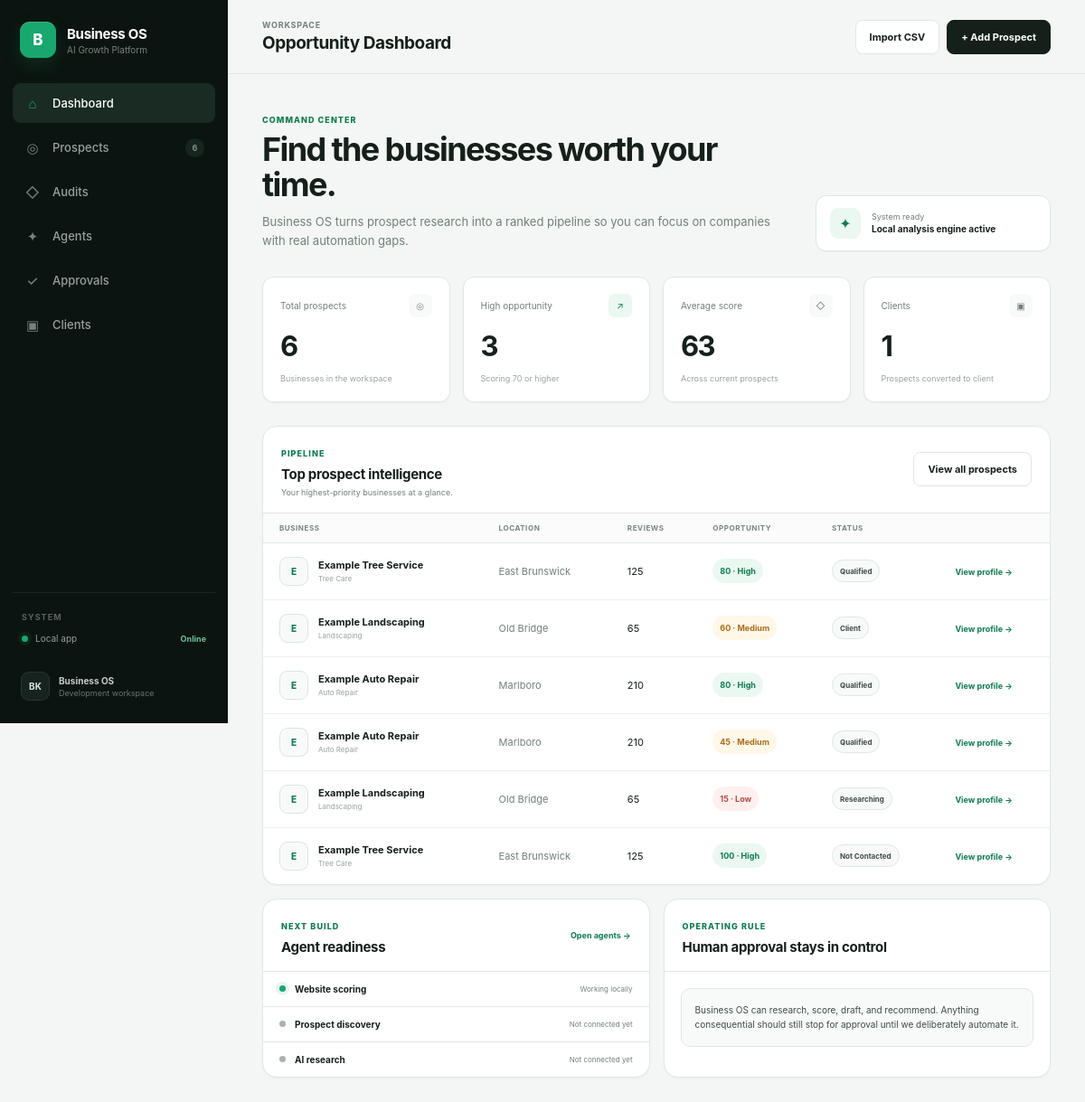
The page / on the database its author committed.
### tables this page shows
CREATE TABLE businesses (
                id INTEGER PRIMARY KEY AUTOINCREMENT,
                name TEXT NOT NULL,
                city TEXT NOT NULL,
                category TEXT NOT NULL DEFAULT 'Local Service Business',
                reviews INTEGER NOT NULL DEFAULT 0,
                rating REAL NOT NULL DEFAULT 0,
                website TEXT DEFAULT '',
                phone TEXT DEFAULT '',
                email TEXT DEFAULT '',
                online_booking INTEGER NOT NULL DEFAULT 0,
                emergency_service INTEGER NOT NULL DEFAULT 0,
                website_chat INTEGER NOT NULL DEFAULT 0,
                estimate_form INTEGER NOT NULL DEFAULT 0,
                status TEXT NOT NULL DEFAULT 'Not Contacted',
                notes TEXT NOT NULL DEFAULT '',
                created_at TEXT NOT NULL
            );

### app.py (the view)
@app.route("/")
def dashboard():
    businesses = all_analyzed_businesses()
    high_count = sum(1 for b in businesses if b["score"] >= 70)
    avg_score = round(sum(b["score"] for b in businesses) / len(businesses)) if businesses else 0
    client_count = sum(1 for b in businesses if b["status"] == "Client")
    return render_template(
        "dashboard.html",
        active_page="dashboard",
        businesses=businesses[:6],
        total=len(businesses),
        high_count=high_count,
        avg_score=avg_score,
        client_count=client_count,
    )

### app.py (called while the page is built)
def get_db():
    connection = sqlite3.connect(DB_PATH)
    connection.row_factory = sqlite3.Row
    return connection

def all_analyzed_businesses():
    with get_db() as db:
        rows = db.execute("SELECT * FROM businesses ORDER BY id DESC").fetchall()
    return [analyze_business(row) for row in rows]

@app.context_processor
def inject_global_counts():
    with get_db() as db:
        prospect_count = db.execute("SELECT COUNT(*) AS c FROM businesses").fetchone()["c"]
        approval_count = db.execute(
            "SELECT COUNT(*) AS c FROM approvals WHERE status='Pending'"
        ).fetchone()["c"]
    return {
        "global_prospect_count": prospect_count,
        "global_approval_count": approval_count,
    }

### templates/dashboard.html (shortened to what this page needs)
{% extends "base.html" %}
{% block page_title %}Opportunity Dashboard{% endblock %}
{% block content %}
<section class="hero">
    <div>
        <span class="eyebrow">COMMAND CENTER</span>
        <h2>Find the businesses worth your time.</h2>
        <p>
            Business OS turns prospect research into a ranked pipeline so you can
            focus on companies with real automation gaps.
        </p>
    </div>
    <div class="hero-chip">
        <span class="spark">✦</span>
        <div>
            <span>System ready</span>
            <strong>Local analysis engine active</strong>
        </div>
    </div>
</section>
<section class="metric-grid">
    <article class="metric-card">
        <div class="metric-head"><span>Total prospects</span><span class="mini-icon">◎</span></div>
        <strong>{{ total }}</strong>
        <small>Businesses in the workspace</small>
    </article>
    <article class="metric-card">
        <div class="metric-head"><span>High opportunity</span><span class="mini-icon success">↗</span></div>
        <strong>{{ high_count }}</strong>
        <small>Scoring 70 or higher</small>
    </article>
    <article class="metric-card">
        <div class="metric-head"><span>Average score</span><span class="mini-icon">◇</span></div>
        <strong>{{ avg_score }}</strong>
        <small>Across current prospects</small>
    </article>
    <article class="metric-card">
        <div class="metric-head"><span>Clients</span><span class="mini-icon">▣</span></div>
        <strong>{{ client_count }}</strong>
        <small>Prospects converted to client</small>
    </article>
</section>
<section class="panel">
    <div class="panel-header">
        <div>
            <span class="eyebrow">PIPELINE</span>
            <h3>Top prospect intelligence</h3>
            <p>Your highest-priority businesses at a glance.</p>
        </div>
        <a class="button secondary" href="{{ url_for('prospects') }}">View all prospects</a>
    </div>
    {% if businesses %}
        <div class="table-wrap">
            <table class="data-table">
                <thead>
                    <tr>
                        <th>Business</th>
                        <th>Location</th>
                        <th>Reviews</th>
                        <th>Opportunity</th>
                        <th>Status</th>
                        <th></th>
                    </tr>
                </thead>
                <tbody>
                {% for business in businesses %}
                    <tr>
                        <td>
                            <div class="business-cell">
                                <div class="business-avatar">{{ business.name[0] }}</div>
                                <div>
                                    <strong>{{ business.name }}</strong>
                                    <span>{{ business.category }}</span>
                                </div>
                            </div>
                        </td>
                        <td class="muted">{{ business.city }}</td>
                        <td>{{ business.reviews }}</td>
                        <td>
                            <span class="score-pill {{ business.opportunity_level|lower }}">
                                {{ business.score }} · {{ business.opportunity_level }}
                            </span>
                        </td>
                        <td><span class="status-pill">{{ business.status }}</span></td>
                        <td>
                            <a class="text-link" href="{{ url_for('business_detail', business_id=business.id) }}">
                                View profile →
                            </a>
                        </td>
                    </tr>
                {% endfor %}
                </tbody>
            </table>
        </div>
    {% endif %}
</section>
<section class="dashboard-lower-grid">
    <article class="panel compact-panel">
        <div class="panel-header">
            <div>
                <span class="eyebrow">NEXT BUILD</span>
                <h3>Agent readiness</h3>
            </div>
            <a class="text-link" href="{{ url_for('agents') }}">Open agents →</a>
        </div>
        <div class="readiness-list">
            <div><span class="status-dot"></span><strong>Website scoring</strong><small>Working locally</small></div>
            <div><span class="dot-muted"></span><strong>Prospect discovery</strong><small>Not connected yet</small></div>
            <div><span class="dot-muted"></span><strong>AI research</strong><small>Not connected yet</small></div>
        </div>
    </article>
    <article class="panel compact-panel">
        <div class="panel-header">
            <div>
                <span class="eyebrow">OPERATING RULE</span>
                <h3>Human approval stays in control</h3>
            </div>
        </div>
        <div class="rule-box">
            Business OS can research, score, draft, and recommend. Anything consequential
            should still stop for approval until we deliberately automate it.
        </div>
    </article>
</section>
{% endblock %}

### templates/base.html (shortened to what this page needs)
<!DOCTYPE html>
<html lang="en">
<head>
    <link rel="stylesheet" href="{{ url_for('static', filename='styles.css') }}">
</head>
<body>
<div class="app-shell">
    <aside class="sidebar" id="sidebar">
        <div class="brand">
            <div class="brand-mark">B</div>
            <div class="brand-copy">
                <strong>Business OS</strong>
                <span>AI Growth Platform</span>
            </div>
        </div>
        <nav class="nav">
            <a href="{{ url_for('dashboard') }}"
               class="nav-item {% if active_page == 'dashboard' %}active{% endif %}">
                <span class="nav-glyph">⌂</span><span>Dashboard</span>
            </a>
            <a href="{{ url_for('prospects') }}"
               class="nav-item {% if active_page == 'prospects' %}active{% endif %}">
                <span class="nav-glyph">◎</span><span>Prospects</span>
                {% if global_prospect_count %}
                    <span class="nav-count">{{ global_prospect_count }}</span>
                {% endif %}
            </a>
            <a href="{{ url_for('audits') }}"
               class="nav-item {% if active_page == 'audits' %}active{% endif %}">
                <span class="nav-glyph">◇</span><span>Audits</span>
            </a>
            <a href="{{ url_for('agents') }}"
               class="nav-item {% if active_page == 'agents' %}active{% endif %}">
                <span class="nav-glyph">✦</span><span>Agents</span>
            </a>
            <a href="{{ url_for('approvals') }}"
               class="nav-item {% if active_page == 'approvals' %}active{% endif %}">
                <span class="nav-glyph">✓</span><span>Approvals</span>
            </a>
            <a href="{{ url_for('clients') }}"
               class="nav-item {% if active_page == 'clients' %}active{% endif %}">
                <span class="nav-glyph">▣</span><span>Clients</span>
            </a>
        </nav>
        <div class="sidebar-system">
            <span class="system-label">SYSTEM</span>
            <div class="system-row">
                <span class="status-dot"></span>
                <span>Local app</span>
                <strong>Online</strong>
            </div>
        </div>
        <div class="sidebar-footer">
            <div class="avatar">BK</div>
            <div>
                <strong>Business OS</strong>
                <span>Development workspace</span>
            </div>
        </div>
    </aside>
    <main class="main-content">
        <header class="topbar">
            <div class="topbar-heading">
                <span>{% block page_kicker %}Workspace{% endblock %}</span>
                <h1>{% block page_title %}Business OS{% endblock %}</h1>
            </div>
            <div class="topbar-actions">
                {% block topbar_actions %}
                <button class="button secondary" type="button" data-open-modal="import-modal">
                    Import CSV
                </button>
                <button class="button primary" type="button" data-open-modal="add-modal">
                    + Add Prospect
                </button>
                {% endblock %}
            </div>
        </header>
        <div class="page-content">
            {% block content %}{% endblock %}
        </div>
    </main>
</div>
</body>
</html>

### rows shown on the page
businesses: name "E", name "Example Tree Service", category "Tree Care", city "East Brunswick", reviews "125", score "80", opportunity_level "High", status "Qualified"
businesses: name "E", name "Example Landscaping", category "Landscaping", city "Old Bridge", reviews "65", score "60", opportunity_level "Medium", status "Client"
businesses: name "E", name "Example Auto Repair", category "Auto Repair", city "Marlboro", reviews "210", score "80", opportunity_level "High", status "Qualified"
businesses: name "E", name "Example Auto Repair", category "Auto Repair", city "Marlboro", reviews "210", score "45", opportunity_level "Medium", status "Qualified"
businesses: name "E", name "Example Landscaping", category "Landscaping", city "Old Bridge", reviews "65", score "15", opportunity_level "Low", status "Researching"
businesses: name "E", name "Example Tree Service", category "Tree Care", city "East Brunswick", reviews "125", score "100", opportunity_level "High", status "Not Contacted"

### other values the page prints
{{ global_prospect_count }} "6"
{{ total }} "6"
{{ high_count }} "3"
{{ avg_score }} "63"
{{ client_count }} "1"
